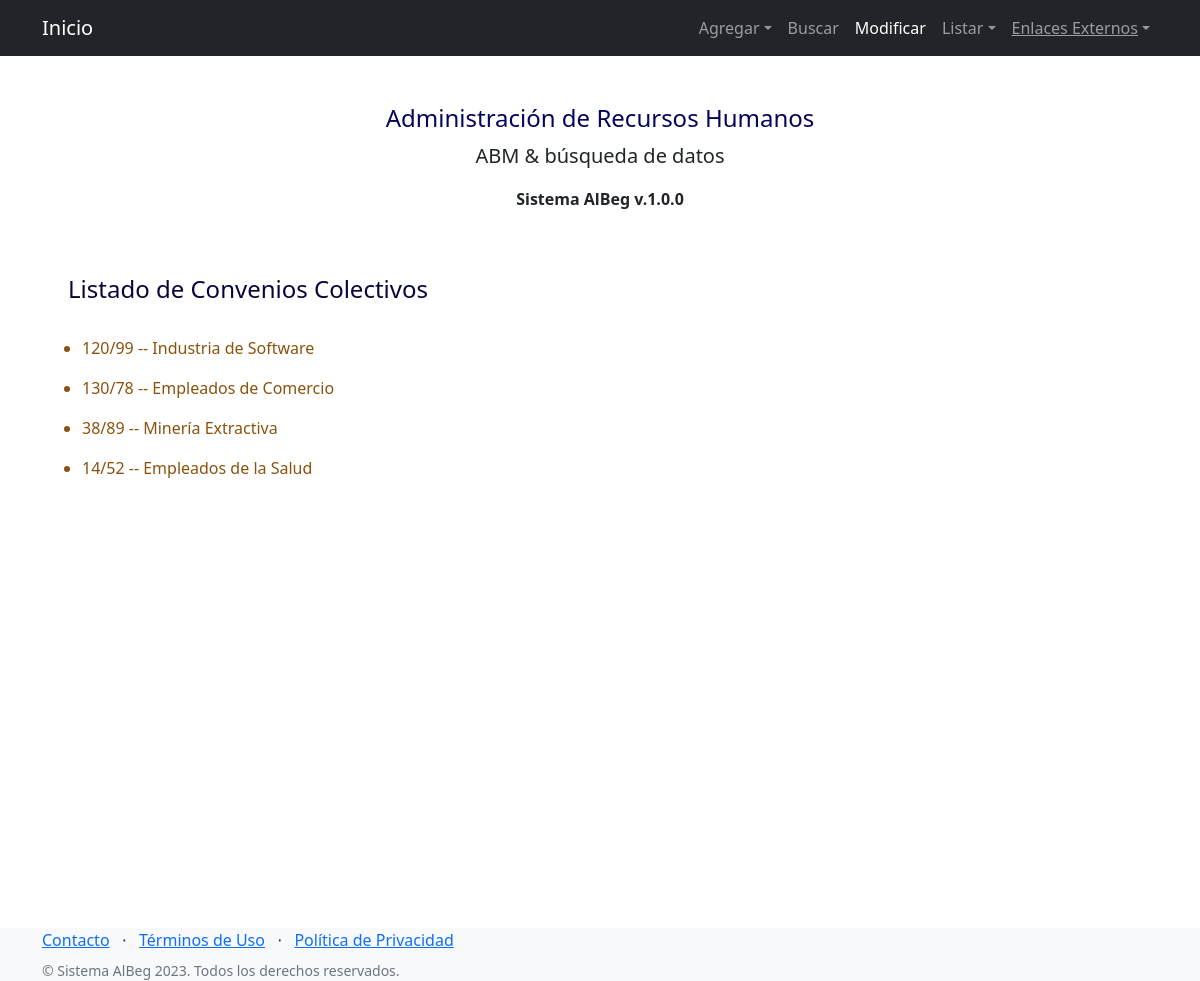
Screenshot of /AppRRHH/listaconveniosColectivos/ with the database file from the repository.
### AppRRHH/models.py (models this page shows, shortened)
class ConvenioColectivo(models.Model):
    nro_cct = models.CharField(max_length=10)
    nombre_cct = models.CharField(max_length=30)

### AppRRHH/views.py (the view)
# urls.py: path('listaconveniosColectivos/',listaConveniosColectivos, name="ConveniosColectivos"),
def listaConveniosColectivos(request):
    listaConveniosColectivos=ConvenioColectivo.objects.all()
    return render(request, "listaConveniosColectivos.html", {"listaConveniosColectivos":listaConveniosColectivos})

### AppRRHH/templates/listaConveniosColectivos.html
{% extends 'padre.html' %}
{% block contenidoQueCambia %}
    <br>
    <div class="titulo_listas">
    <h4> Listado de Convenios Colectivos </h4>
    <br>
   </div>
    <div class="listas">
     {% for con in listaConveniosColectivos %}
        <ul >
            <li > {{con.nro_cct}} -- {{con.nombre_cct}}</li>
        </ul>
    {% endfor %}
    </div>
{% endblock contenidoQueCambia %}

### AppRRHH/static/css/misEstilos.css (style rules this page uses)
.titulo_listas { color:rgb(7, 6, 60); text-align: left; padding-left: 68px; }
.listas { color:rgb(138, 82, 13); text-align: left; padding-left: 50px; }

### rows the page displays
ConvenioColectivo: nro_cct "120/99", nombre_cct "Industria de Software"
ConvenioColectivo: nro_cct "130/78", nombre_cct "Empleados de Comercio"
ConvenioColectivo: nro_cct "38/89", nombre_cct "Minería Extractiva"
ConvenioColectivo: nro_cct "14/52", nombre_cct "Empleados de la Salud"
